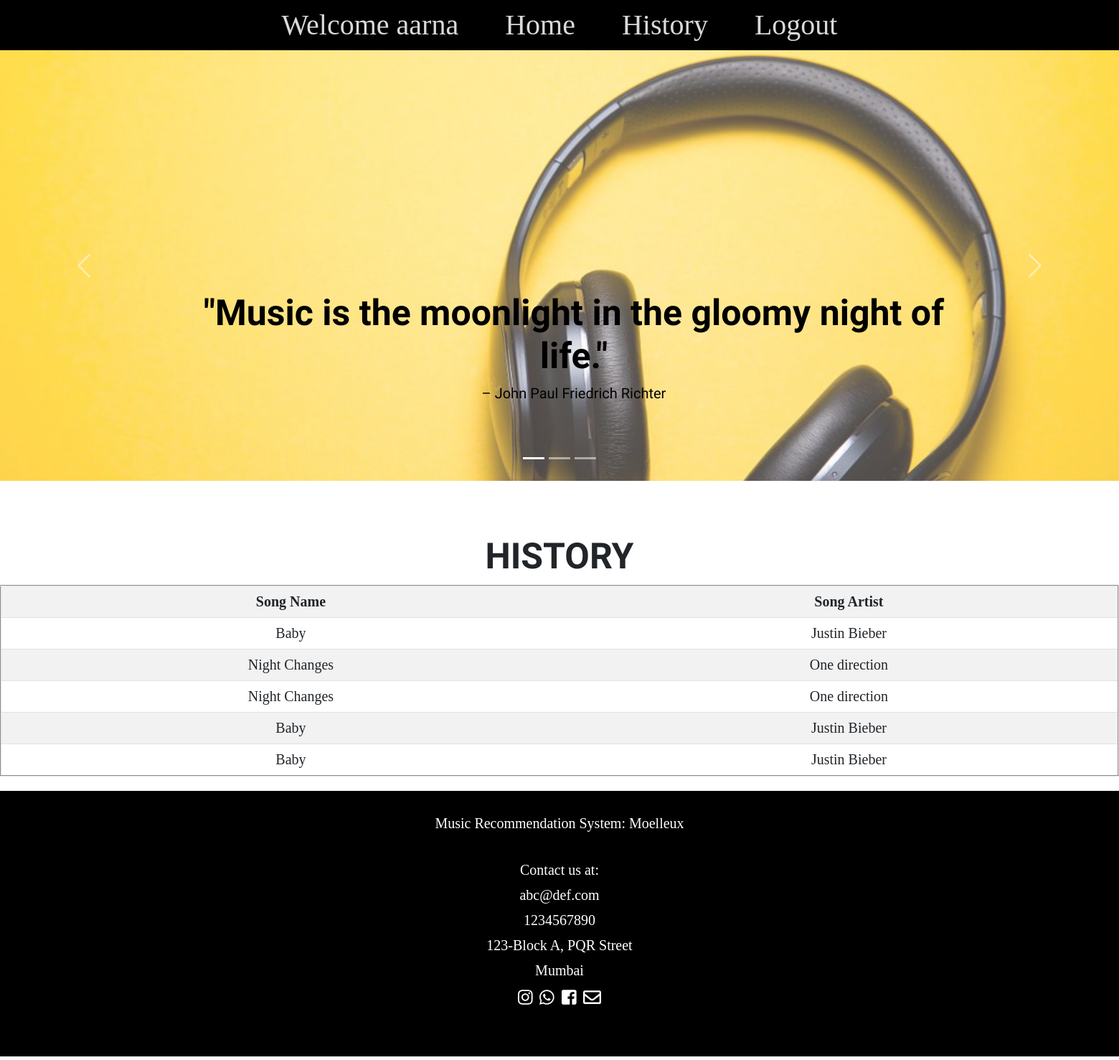
/showhistory/ (signed in), run on the app's committed database.
### mrs/models.py (models this page shows)
class SearchModel(models.Model):
    user=models.ForeignKey(User, on_delete=models.CASCADE, default = 1)
    song_name=models.CharField(max_length=100, null=True, blank=True)
    song_artist=models.CharField(max_length=100, null=True, blank=True)

### mrs/views.py (the view)
# urls.py: path('showhistory/', showhistory, name='showhistory'),
def showhistory(request):
	data=SearchModel.objects.filter(user=request.user)
	return render(request, 'showhistory.html', {'data':data})

### mrs/templates/showhistory.html (shortened to what this page needs)
{% load static %}
<html>
<head>
<link href="https://cdn.jsdelivr.net/npm/bootstrap@5.0.0-beta3/dist/css/bootstrap.min.css" rel="stylesheet">
<link rel="stylesheet" href="{% static 'assets/styles.css' %}">
</head>
<body>
<div id="nav">
{% if user.is_authenticated %}
<a>Welcome {{user.username}}</a>
<a class="home-page" href="/home/">Home</a>
<a class="home-page" href="/showhistory/">History</a>
<a href="{% url 'ulogout' %}">Logout</a>
{% else %}
<a href="{% url 'index' %}">Home</a>
<a href="{% url 'usignup' %}">SignUp</a>
<a href="{% url 'ulogin' %}">Login</a>
{% endif %}
</div>
<center>
<div id="carouselExampleCaptions" class="carousel slide" data-bs-ride="carousel" >
  <div class="carousel-indicators">
    <button type="button" data-bs-target="#carouselExampleCaptions" data-bs-slide-to="0" class="active" aria-current="true" aria-label="Slide 1"></button>
    <button type="button" data-bs-target="#carouselExampleCaptions" data-bs-slide-to="1" aria-label="Slide 2"></button>
    <button type="button" data-bs-target="#carouselExampleCaptions" data-bs-slide-to="2" aria-label="Slide 3"></button>
  </div>
  <div class="carousel-inner" style="height:600px; width:1600px;">
    <div class="carousel-item active" style="height:550px; width:1600px; ">
      <img src="{% static "images/1.jpg" %}" style="opacity:0.7;" class="d-block w-100" alt="...">
      <div class="carousel-caption d-none d-md-block">
        <h1 style="color:black;">"Music is the moonlight in the gloomy night of life."</h1>
        <h3 style="color:black;">– John Paul Friedrich Richter</h3>
      </div>
    </div>
  </div>
  <button class="carousel-control-prev" type="button" data-bs-target="#carouselExampleCaptions" data-bs-slide="prev">
    <span class="carousel-control-prev-icon" aria-hidden="true"></span>
  </button>
  <button class="carousel-control-next" type="button" data-bs-target="#carouselExampleCaptions" data-bs-slide="next">
    <span class="carousel-control-next-icon" aria-hidden="true"></span>
  </button>
</div>
<h1 style="padding : 0px;">HISTORY</h1>
<table border="2" style="font-size:30px;text-align:center;" class="table table-striped">
{% if data %}
<tr>
<th scope="row">Song Name</th>
<th scope="row">Song Artist</th>
</tr>
{% for d in data %}
<tr>
<td>{{d.song_name}}</td>
<td>{{d.song_artist}}</td>
</tr>
{% endfor %}
{% else %}
<tr>
<td>
No Data Found
</td>
</tr>
{% endif %}
</table>
<footer style="color:white;">
<p style="padding:30px;"><b>Music Recommendation System: Moelleux</b></p>
<p><b>Contact us at: </b></p>
<p>abc@def.com</p>
<p>1234567890</p>
<p>123-Block A, PQR Street</p>
<p>Mumbai</p>
<i class="fab fa-instagram" style="padding:5px; font-size:35px; color:white;"></i><i class="fab fa-whatsapp" style="padding:5px; color:white; font-size:35px;"></i><i class="fab fa-facebook-square" style="color:white; padding:5px;font-size:35px;"></i><i class="fab far fa-envelope" style="color:white; padding:5px;font-size:35px;"></i>
<p style="padding:30px;"></p>
</footer>
</body>
</html>

### auapp/static/assets/styles.css (style rules this page uses)
body { display: flex; min-height: 100vh; flex-direction: column; font-family: "Prompt", sans-serif; font-weight: 300; }
h1, nav { font-family: "Prompt", sans-serif; font-weight: 600; }
h1 { margin-top: 75px; }
h3 { font-size: 20px; font-family: "Prompt", sans-serif; font-weight: 300; }
p { margin-bottom: 5px; margin-top: 5px; }
img { height: 800px; }
a:hover, .fa-map-marker, .fa-envelope, .fa-phone, #noteLogo { color: #26a69a; }
.active { text-decoration: underline; }

### mrs/templates/showhistory.html (style rules this page uses)
* { font-family:Calibri; font-size:20px; }
* { outline: none; }
html, body { height: 100%; min-height: 100%; }
body { margin: 0; background-color: white; }
input, button { color: #fff; font-family: Nunito; padding: 0; margin: 0; border: 0; background-color: transparent; }
#nav { background-color:black; text-align:center; padding:5px; }
#nav a { color:#D9D9D9; font-size:40px; text-decoration:none; padding:30px; }
body { background-color: white; }
footer { background-color:black; text-align:center; }

### data on the page
SearchModel: song_name "Baby", song_artist "Justin Bieber"
SearchModel: song_name "Night Changes", song_artist "One direction"
SearchModel: song_name "Night Changes", song_artist "One direction"
SearchModel: song_name "Baby", song_artist "Justin Bieber"
SearchModel: song_name "Baby", song_artist "Justin Bieber"

### other printed values
{{ user.username }} "aarna"
